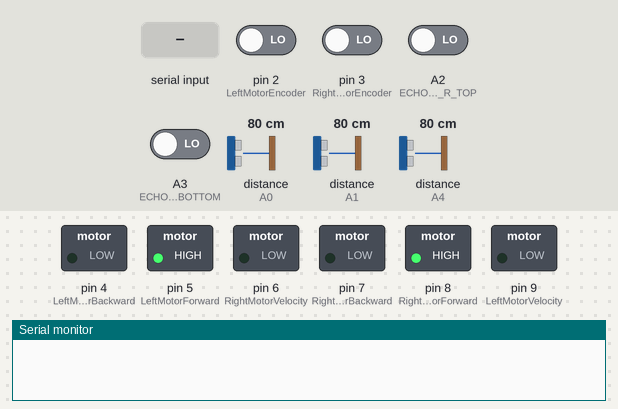
A sketch run on a simulated Arduino Uno, built with avr-gcc and run on an emulated ATmega328P. Shown: switched loads named in the sketch (green lamp = pin HIGH), the last lines printed to the serial monitor. Wiring (inferred from the names in the program): 3 × ultrasonic range finder: trigger A5, echo A4 / trigger pin 11, echo A0 / trigger pin 10, echo A1. Inputs (shaded band) come from the test bench; at power-on: A2 (ECHO_PIN_R_TOP), A3 (ECHO_PIN_L_BOTTOM), pin 2 (LeftMotorEncoder), pin 3 (RightMotorEncoder) LOW, distance to the obstacle (sensors on A0, A1, A4) 80 cm. The echo pulse lasts 58.3 µs per cm; pins used as bus, display or sensor lines are not drawn.

Above: at 1.2 s.
1.3 s: "B90\n" received over Serial
At 2.2 s:
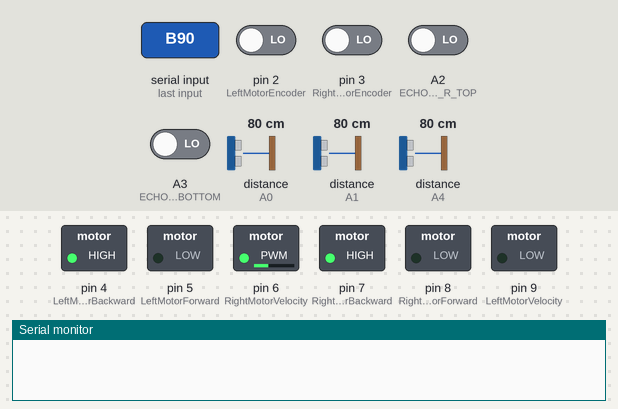
2.8 s: "M90\n" received over Serial
At 4.0 s:
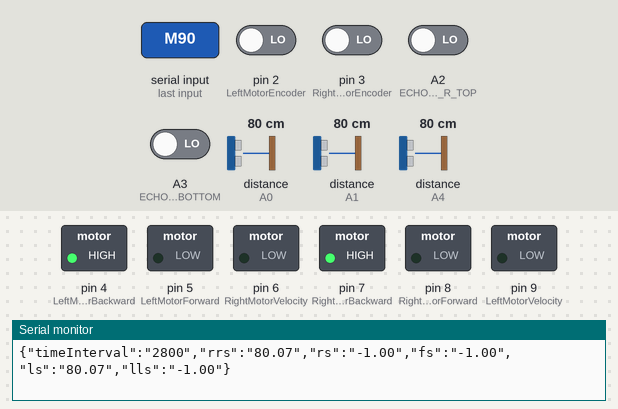
4.3 s: "B;45\n" received over Serial
At 5.5 s:
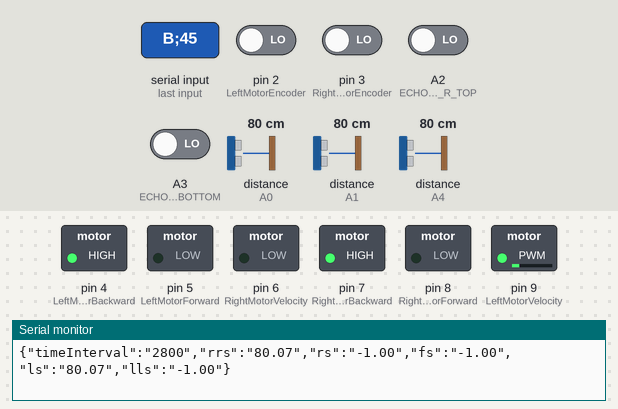
5.8 s: "M;45\n" received over Serial
At 6.5 s:
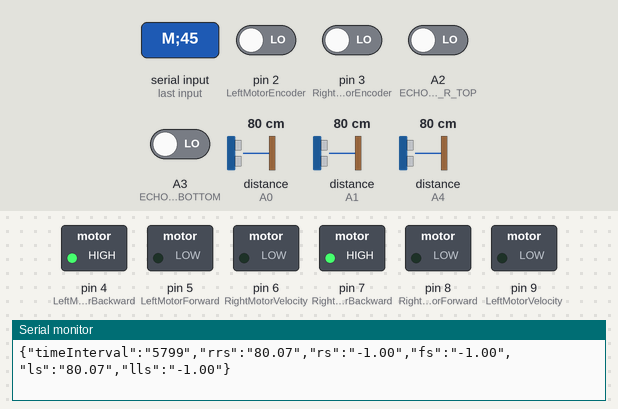
Timing chart, 0 to 8.3 s (numbered marks = the images above; inputs shaded):
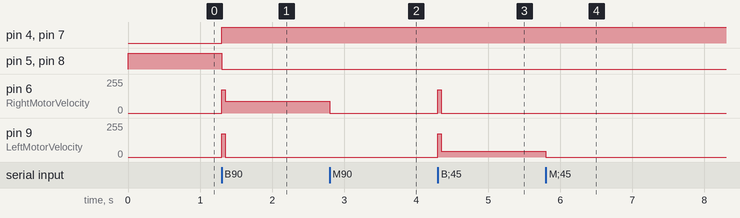

The sketch:

test_fuzzy_agent.ino
```cpp
#include <ArduinoJson.h>
#include <PinChangeInterrupt.h>

#include "SonarController.h"

//Пины сонаров
const unsigned char TRIG_PIN_R_TOP = 11;
const unsigned char ECHO_PIN_R_TOP = A2;
const unsigned char TRIG_PIN_L_TOP = 10;
const unsigned char ECHO_PIN_L_TOP = A1;
const unsigned char TRIG_PIN_C_BOTTOM = 12;
const unsigned char ECHO_PIN_C_BOTTOM = A0;
const unsigned char TRIG_PIN_L_BOTTOM = 13;
const unsigned char ECHO_PIN_L_BOTTOM = A3;
const unsigned char TRIG_PIN_R_BOTTOM = A5;
const unsigned char ECHO_PIN_R_BOTTOM = A4;

//Controller L298N pins
const unsigned char RightMotorForward = 8;
const unsigned char RightMotorBackward = 7;
const unsigned char RightMotorVelocity = 6;
const unsigned char LeftMotorForward = 5;
const unsigned char LeftMotorBackward = 4;
const unsigned char LeftMotorVelocity = 9;

//Encoder pins
const unsigned char LeftMotorEncoder = 2;
const unsigned char RightMotorEncoder = 3;

//Counter
volatile unsigned int pulsesL;
volatile unsigned int pulsesR;

String inputString = "";
bool stringComplete = false;

unsigned long timeOld;
unsigned long timeStartInterval;
unsigned int reportInterval = 0;

bool isSend = true;

const int capacity = JSON_OBJECT_SIZE(16);

SonarController sonarController(TRIG_PIN_L_TOP, ECHO_PIN_L_TOP, TRIG_PIN_R_TOP, ECHO_PIN_R_TOP, TRIG_PIN_C_BOTTOM, ECHO_PIN_C_BOTTOM, TRIG_PIN_L_BOTTOM, ECHO_PIN_L_BOTTOM, TRIG_PIN_R_BOTTOM, ECHO_PIN_R_BOTTOM);

void setup() {
  Serial.begin(115200);
  inputString.reserve(20);

  pinMode(RightMotorBackward, OUTPUT);
  pinMode(RightMotorVelocity, OUTPUT);
  pinMode(RightMotorForward, OUTPUT);
  pinMode(LeftMotorBackward, OUTPUT);
  pinMode(LeftMotorVelocity, OUTPUT);
  pinMode(LeftMotorForward, OUTPUT);

  sonarController.init();
  sonarController.start();

  digitalWrite(RightMotorForward, 1);
  digitalWrite(RightMotorBackward, 0);
  digitalWrite(LeftMotorForward, 1);
  digitalWrite(LeftMotorBackward, 0);
}

void resetEncoderAndTimer() {
  pulsesL = 0;
  pulsesR = 0;
  attachInterrupt(digitalPinToInterrupt(LeftMotorEncoder), counterL, FALLING);
  attachInterrupt(digitalPinToInterrupt(RightMotorEncoder), counterR, FALLING);
  timeOld = millis();
  timeStartInterval = millis();
}

void moveRL(unsigned int rVelocity, unsigned int lVelocity) {
  isSend = false;
  timeStartInterval = millis();
  analogWrite(RightMotorVelocity, 0);
  analogWrite(LeftMotorVelocity, 0);
  if (rVelocity < 120 && lVelocity < 120) {
    analogWrite(RightMotorVelocity, 0);
    analogWrite(LeftMotorVelocity, 0);
  } else {
    if (rVelocity < 120 && lVelocity >= 120) {
      analogWrite(RightMotorVelocity, 0);
      analogWrite(LeftMotorVelocity, lVelocity);
    } else {
      if (rVelocity >= 120 && lVelocity < 120) {
        analogWrite(RightMotorVelocity, rVelocity);
        analogWrite(LeftMotorVelocity, 0);
      } else {
        analogWrite(RightMotorVelocity, rVelocity);
        analogWrite(LeftMotorVelocity, lVelocity);
      }
    }
  }
  sendReport();
}

void moveBackRL(unsigned int rVelocity, unsigned int lVelocity) {
  resetEncoderAndTimer();
  digitalWrite(RightMotorForward, 0);
  digitalWrite(RightMotorBackward, 1);
  digitalWrite(LeftMotorForward, 0);
  digitalWrite(LeftMotorBackward, 1);
  if (rVelocity < 120 || lVelocity < 120) {
    analogWrite(RightMotorVelocity, 175);
    analogWrite(LeftMotorVelocity, 175);
    delay(50);
  }
  analogWrite(RightMotorVelocity, rVelocity);
  analogWrite(LeftMotorVelocity, lVelocity);
}

void moveStop() {
  isSend = true;
  analogWrite(LeftMotorVelocity, 0);
  analogWrite(RightMotorVelocity, 0);
  detachInterrupt(digitalPinToInterrupt(LeftMotorEncoder));
  detachInterrupt(digitalPinToInterrupt(RightMotorEncoder));
  digitalWrite(RightMotorForward, 1);
  digitalWrite(RightMotorBackward, 0);
  digitalWrite(LeftMotorForward, 1);
  digitalWrite(LeftMotorBackward, 0);
}

void processInputString() {
  if (inputString[0] == 'S') {
    moveStop();
  } else if (inputString[0] == 'M') {
    int sep = inputString.indexOf(';');
    moveRL((inputString.substring(1, sep)).toInt(), (inputString.substring(sep + 1)).toInt());
  } else if (inputString[0] == 'B') {
    int sep = inputString.indexOf(';');
    moveBackRL((inputString.substring(1, sep)).toInt(), (inputString.substring(sep + 1)).toInt());
  }
  inputString = "";
  stringComplete = false;
}

String createJson(String rrs, String rs, String fs, String ls, String lls) {
  String res = "";
  res.reserve(100);
  long times = millis();
  StaticJsonDocument<capacity> doc;
  doc["timeInterval"] = String(times);
  doc["rrs"] = rrs;
  doc["rs"] = rs;
  doc["fs"] = fs;
  doc["ls"] = ls;
  doc["lls"] = lls;
  serializeJson(doc, res);
  return res;
}

void sendReport() {
  float r[SONARS_N];
  sonarController.getRanges(r);
  Serial.println(createJson(String(r[0]), String(r[1]), String(r[2]), String(r[3]), String(r[4])));
  //moveStop();
}

bool isCompleteTime() {
  bool res = false;
  if (!isSend) {
    res = (millis() - timeStartInterval) >= reportInterval;
  }
  return res;
}

void loop() {

  if (sonarController.isReady()) {
    sonarController.start();
  }

  /*if (isCompleteTime()) {
    sendReport();
  }*/

  if (stringComplete) {
    processInputString();
  }

}

void counterL()
{
  pulsesL++;
}

void counterR()
{
  pulsesR++;
}

void _echo_isr() {
  switch (digitalRead(sonarController.getCurrent()->_echo)) {
    case HIGH:
      sonarController.getCurrent()->_start = micros();
      break;
    case LOW:
      sonarController.getCurrent()->stop();
      sonarController.next();
      break;
  }
}

void serialEvent() {
  while (Serial.available()) {
    char inChar = (char)Serial.read();
    if (inChar == '\n') {
      stringComplete = true;
    } else {
      inputString += inChar;
    }
  }
}
```

SonarController.h
```cpp
#ifndef SONAR_CONTROLLER_HH
#define SONAR_CONTROLLER_HH

const unsigned short int MAX_DIST = 23200;
const unsigned char SONARS_N = 5;

void _echo_isr();

class HC_SR04 {
  public:
    HC_SR04(unsigned char trigger, unsigned char echo) {
      _trigger = trigger;
      _echo = echo;
      range = -1;
      _finished = false;
    }

    void begin() {
      pinMode(_trigger, OUTPUT);
      digitalWrite(_trigger, LOW);
      pinMode(_echo, INPUT);
      attachPCINT(digitalPinToPCINT(_echo), _echo_isr, CHANGE);
      disablePCINT(digitalPinToPCINT(_echo));
    }

    void start() {
      _finished = false;
      enablePCINT(digitalPinToPCINT(_echo));
      digitalWrite(_trigger, HIGH);
      delayMicroseconds(10);
      digitalWrite(_trigger, LOW);
    }
    void stop() {
      _end = micros();
      _finished = true;
      getRange();
      disablePCINT(digitalPinToPCINT(_echo));
    }
    void getRange() {
      float dist = -1;
      if (_end - _start < MAX_DIST) dist = ((float)(_end - _start)) / 58;
      range = dist;
    }

    unsigned char _trigger, _echo;
    volatile float range;
    volatile unsigned long _start, _end;
    volatile bool _finished;
};

class SonarController {
  private:
    HC_SR04* sonars[SONARS_N];
    int i;
    bool isStart = false;
    volatile unsigned long timeOldSonars;
  public:
    SonarController(unsigned char TPLT, unsigned char EPLT, unsigned char TPRT, unsigned char EPRT, unsigned char TPCB, unsigned char EPCB, unsigned char TPLB, unsigned char EPLB, unsigned char TPRB, unsigned char EPRB) {
      i = 0;
      sonars[0] = new HC_SR04(TPRB, EPRB);
      sonars[1] = new HC_SR04(TPRT, EPRT);
      sonars[2] = new HC_SR04(TPCB, EPCB);
      sonars[3] = new HC_SR04(TPLT, EPLT);
      sonars[4] = new HC_SR04(TPLB, EPLB);
    }
    void init() {
      sonars[0]->begin();
      sonars[1]->begin();
      sonars[2]->begin();
      sonars[3]->begin();
      sonars[4]->begin();
      timeOldSonars = 0;
    }

    bool isReady() {
      return !isStart && (millis() - timeOldSonars >= 30);
    }

    void start() {
      sonars[i]->start();
      isStart = true;
    }

    HC_SR04* getCurrent() {
      return sonars[i];
    }

    void next() {
      i = (i + 1) % SONARS_N;
      timeOldSonars = millis();
      isStart = false;
    }

    void getRanges(float * res) {
      res[0] = sonars[0]->range;
      res[1] = sonars[1]->range;
      res[2] = sonars[2]->range;
      res[3] = sonars[3]->range;
      res[4] = sonars[4]->range;
    }
};

#endif
```

Measured:
- after the input at 1.3 s, pin 4 (LeftMotorBackward), pin 7 (RightMotorBackward): LOW → HIGH at once; pin 5 (LeftMotorForward), pin 8 (RightMotorForward): HIGH → LOW at once; pin 6 (RightMotorVelocity): 0/255 → 90/255 at once; pin 9 (LeftMotorVelocity): 0/255 → 175/255 at once, → 0/255 0.05 s later
- after the input at 2.8 s, pin 6 (RightMotorVelocity): 90/255 → 0/255 at once
- after the input at 4.3 s, pin 6 (RightMotorVelocity): 0/255 → 175/255 at once, → 0/255 0.05 s later; pin 9 (LeftMotorVelocity): 0/255 → 45/255 at once
- after the input at 5.8 s, pin 9 (LeftMotorVelocity): 45/255 → 0/255 at once
